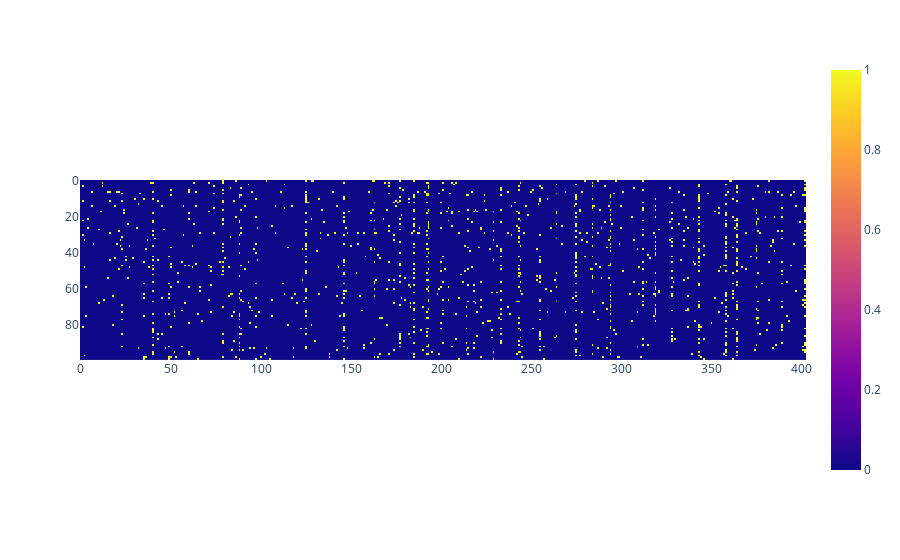

Write notebook code for a chart like this one.
### Code cell
import plotly.express as px

px.imshow(test_batch)

### Figure 1 — Plotly figure (JSON) as saved in the notebook; plotly's stock layout.template omitted (floating-point values rounded to 4 significant figures; data arrays with more than 128 entries replaced by an {"elided": "..."} marker saying what was removed)
{"data": [{"coloraxis": "coloraxis", "hovertemplate": "x: %{x}<br>y: %{y}<br>color: %{z}<extra></extra>", "name": "0", "type": "heatmap", "xaxis": "x", "yaxis": "y", "z": {"elided": "100x403 int values"}}], "layout": {"coloraxis": {"colorscale": [[0, "#0d0887"], [0.1111, "#46039f"], [0.2222, "#7201a8"], [0.3333, "#9c179e"], [0.4444, "#bd3786"], [0.5556, "#d8576b"], [0.6667, "#ed7953"], [0.7778, "#fb9f3a"], [0.8889, "#fdca26"], [1, "#f0f921"]]}, "margin": {"t": 60}, "xaxis": {"anchor": "y", "constrain": "domain", "domain": [0, 1], "scaleanchor": "y"}, "yaxis": {"anchor": "x", "autorange": "reversed", "constrain": "domain", "domain": [0, 1]}}}
